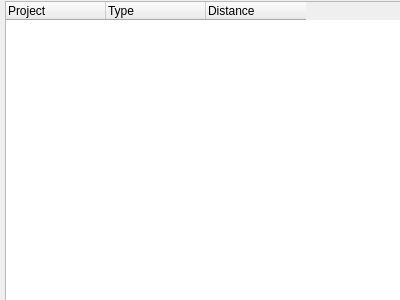
<?xml version="1.0" encoding="UTF-8"?>
<ui version="4.0">
 <class>dlgImpacts</class>
 <widget class="QDialog" name="dlgImpacts">
  <property name="geometry">
   <rect>
    <x>0</x>
    <y>0</y>
    <width>400</width>
    <height>300</height>
   </rect>
  </property>
  <property name="windowTitle">
   <string>Impacts Table</string>
  </property>
  <widget class="QTableWidget" name="tblImpacts">
   <property name="geometry">
    <rect>
     <x>5</x>
     <y>1</y>
     <width>401</width>
     <height>301</height>
    </rect>
   </property>
   <property name="alternatingRowColors">
    <bool>true</bool>
   </property>
   <column>
    <property name="text">
     <string>Project</string>
    </property>
    <property name="textAlignment">
     <set>AlignLeading|AlignVCenter</set>
    </property>
   </column>
   <column>
    <property name="text">
     <string>Type</string>
    </property>
    <property name="textAlignment">
     <set>AlignLeading|AlignVCenter</set>
    </property>
   </column>
   <column>
    <property name="text">
     <string>Distance</string>
    </property>
    <property name="textAlignment">
     <set>AlignLeading|AlignVCenter</set>
    </property>
   </column>
  </widget>
 </widget>
 <resources/>
 <connections/>
</ui>
